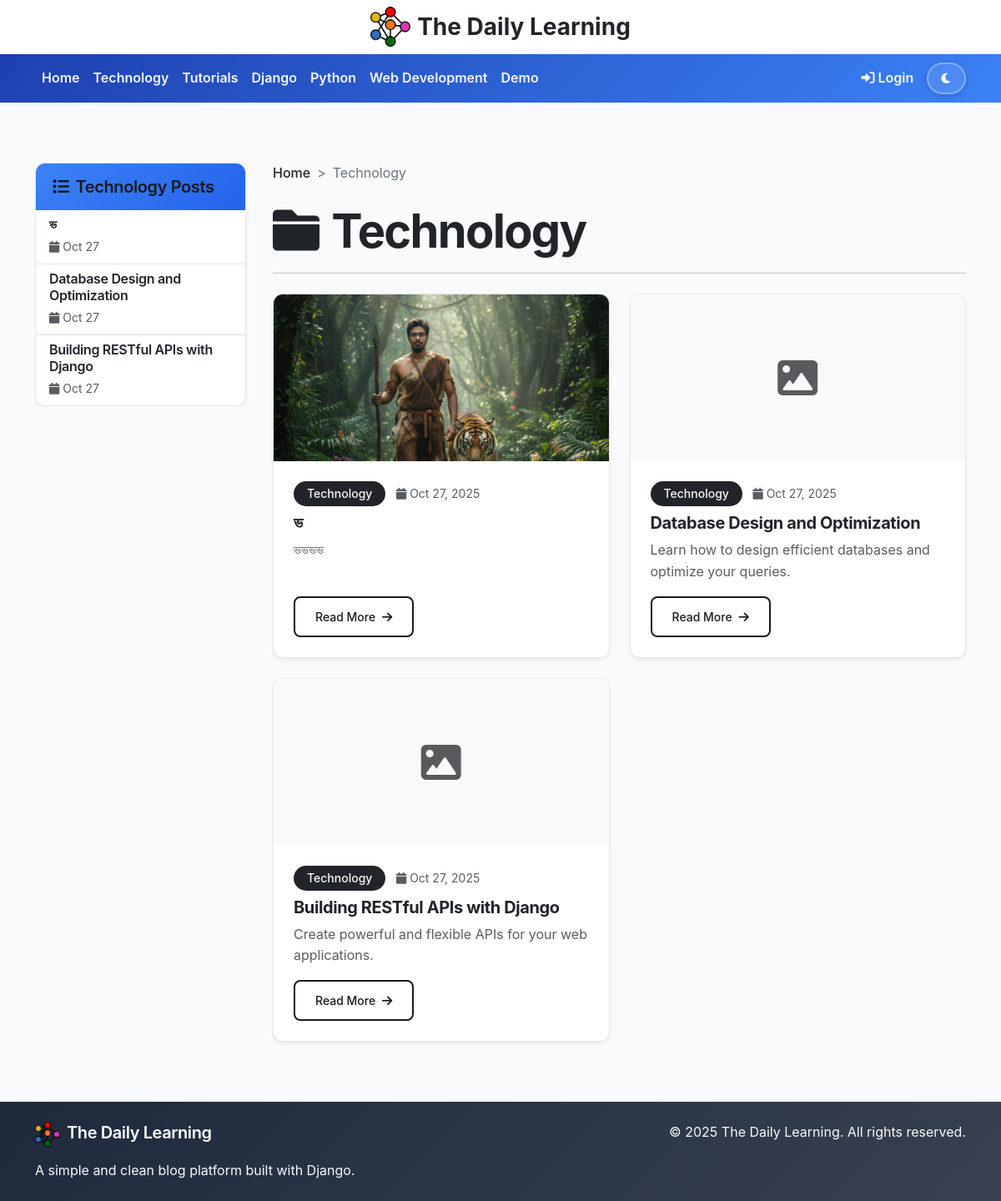
/category/technology/, run on an earlier commit of the app's database.
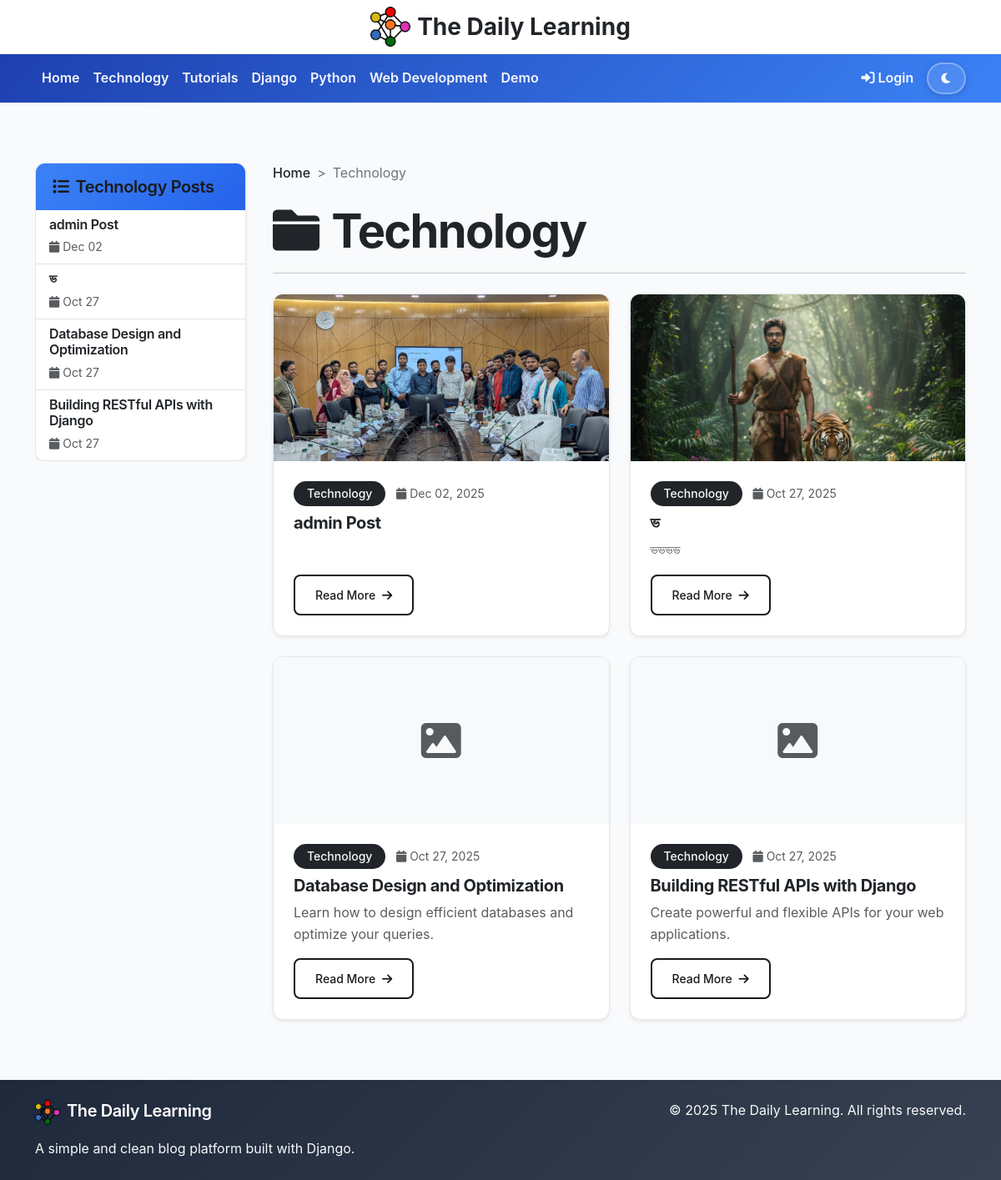
And on a later commit of the database.
### blog/models.py (models this page shows, shortened)
class Category(models.Model):
    name = models.CharField(max_length=100)
    slug = models.SlugField(unique=True)
    description = models.TextField(blank=True)
    created_at = models.DateTimeField(auto_now_add=True)
    class Meta:
        verbose_name_plural = "Categories"

class Post(models.Model):
    STATUS_CHOICES = [
        ('draft', 'Draft'),
        ('published', 'Published'),
    ]
    title = models.CharField(max_length=200)
    slug = models.SlugField(unique=True)
    author = models.ForeignKey(User, on_delete=models.CASCADE)
    category = models.ForeignKey(Category, on_delete=models.CASCADE, related_name='posts')
    content = models.TextField(help_text="You can add images, videos, and YouTube links here")
    excerpt = models.TextField(max_length=500, blank=True, help_text="Brief description of the post")
    featured_image = models.ImageField(upload_to='blog_images/', blank=True, null=True)
    youtube_url = models.CharField(max_length=200, blank=True, help_text="YouTube URL (e.g., https://www.youtube.com/watch?v=VIDEO_ID)")
    video_file = models.FileField(upload_to='blog_videos/', blank=True, null=True, help_text="Upload video file")
    status = models.CharField(max_length=10, choices=STATUS_CHOICES, default='draft')
    created_at = models.DateTimeField(auto_now_add=True)
    updated_at = models.DateTimeField(auto_now=True)
    published_at = models.DateTimeField(null=True, blank=True)
    class Meta:
        ordering = ['-created_at']

### blog/views.py (the view)
# urls.py: path('category/<slug:slug>/', views.category_posts, name='category_posts'),
def category_posts(request, slug):
    category = get_object_or_404(Category, slug=slug)
    posts = Post.objects.filter(
        category=category,
        status='published'
    ).select_related('author', 'category')
    categories = Category.objects.all()
    paginator = Paginator(posts, 6)
    page_number = request.GET.get('page')
    posts = paginator.get_page(page_number)
    context = {
        'posts': posts,
        'category': category,
        'categories': categories,
    }
    return render(request, 'blog/category_posts.html', context)

### templates/blog/category_posts.html (shortened to what this page needs)
{% extends 'blog/base.html' %}
{% block content %}
<div class="row">
    <div class="col-lg-3">
        <div class="category-sidebar-scroll">
            <div class="card border-0 shadow-sm">
                <div class="card-header bg-dark text-light">
                    <h5 class="mb-0">
                        <i class="fas fa-list me-2"></i>{{ category.name }} Posts
                    </h5>
                </div>
                <div class="card-body p-0">
                    <div class="list-group list-group-flush">
                        {% for post in posts %}
                        <a href="{% url 'post_detail' post.slug %}" class="list-group-item list-group-item-action hover-item" style="transition: all 0.2s;">
                            <div class="d-flex w-100 justify-content-between">
                                <h6 class="mb-1 text-dark">{{ post.title|truncatewords:6 }}</h6>
                            </div>
                            <small class="text-muted">
                                <i class="fas fa-calendar me-1"></i>{{ post.created_at|date:"M d" }}
                            </small>
                        </a>
                        {% endfor %}
                    </div>
                </div>
            </div>
        </div>
    </div>
    <div class="col-lg-9">
        <div class="mb-4">
            <nav aria-label="breadcrumb">
                <ol class="breadcrumb">
                    <li class="breadcrumb-item"><a href="{% url 'post_list' %}" class="text-dark">Home</a></li>
                    <li class="breadcrumb-item active">{{ category.name }}</li>
                </ol>
            </nav>
            <h1 class="display-4 fw-bold text-dark mb-3">
                <i class="fas fa-folder me-3"></i>{{ category.name }}
            </h1>
            <hr class="border-dark">
        </div>
        {% if posts %}
            <div class="row">
                {% for post in posts %}
                <div class="col-md-6 mb-4">
                    <div class="card h-100 shadow-sm border-0">
                        {% if post.featured_image %}
                        <img src="{{ post.featured_image.url }}" class="card-img-top" alt="{{ post.title }}" style="height: 200px; object-fit: cover;">
                        {% else %}
                        <div class="card-img-top bg-light d-flex align-items-center justify-content-center" style="height: 200px;">
                            <i class="fas fa-image fa-3x text-muted"></i>
                        </div>
                        {% endif %}
                        <div class="card-body d-flex flex-column">
                            <div class="mb-2">
                                <span class="badge bg-dark text-light">{{ post.category.name }}</span>
                                <small class="text-muted ms-2">
                                    <i class="fas fa-calendar me-1"></i>{{ post.created_at|date:"M d, Y" }}
                                </small>
                            </div>
                            <h5 class="card-title fw-bold">
                                <a href="{% url 'post_detail' post.slug %}" class="text-dark text-decoration-none">
                                    {{ post.title }}
                                </a>
                            </h5>
                            {% if post.excerpt %}
                            <p class="card-text text-muted flex-grow-1">{{ post.excerpt|truncatewords:20 }}</p>
                            {% endif %}
                            <div class="mt-auto">
                                <a href="{% url 'post_detail' post.slug %}" class="btn btn-outline-dark btn-sm">
                                    Read More <i class="fas fa-arrow-right ms-1"></i>
                                </a>
                            </div>
                        </div>
                    </div>
                </div>
                {% endfor %}
            </div>
        {% endif %}
    </div>
</div>
{% endblock %}

### templates/blog/base.html (shortened to what the changed rows need)
<!DOCTYPE html>
<html lang="en">
<head>
    <link href="https://cdn.jsdelivr.net/npm/bootstrap@5.3.0/dist/css/bootstrap.min.css" rel="stylesheet">
    <link rel="stylesheet" href="{% load static %}{% static 'css/style.css' %}">
    <link rel="stylesheet" href="https://cdnjs.cloudflare.com/ajax/libs/font-awesome/6.0.0/css/all.min.css">
</head>
<body>
                <img src="{% load static %}{% get_media_prefix %}Logo/site_logo.png" alt="The Daily Learning" height="48" class="me-2">
    <nav class="navbar navbar-expand-lg navbar-dark position-sticky top-0 z-2">
        <div class="container">
            <div class="d-flex w-100 justify-content-between align-items-center">
                <div class="d-flex align-items-center">
                    <div class="collapse navbar-collapse show" id="navbarNav">
                        <ul class="navbar-nav me-auto mb-2 mb-lg-0">
                            {% for category in categories %}
                            <li class="nav-item">
                                <a class="nav-link" href="{% url 'category_posts' category.slug %}">{{ category.name }}</a>
                            </li>
                            {% endfor %}
                        </ul>
                    </div>
                </div>
            </div>
        </div>
    </nav>
    <main class="container my-3 mt-5 pt-4">
        {% block content %}
        {% endblock %}
    </main>
                    <h5><img src="{% load static %}{% get_media_prefix %}Logo/site_logo.png" alt="The Daily Learning" height="30" class="me-2">The Daily Learning</h5>
</body>
</html>

What changed in the data, as far as the page shows it:
added Post: title "admin Post", created_at "Dec 02", featured_image (picture), category.name "Technology", created_at "Dec 02, 2025"
